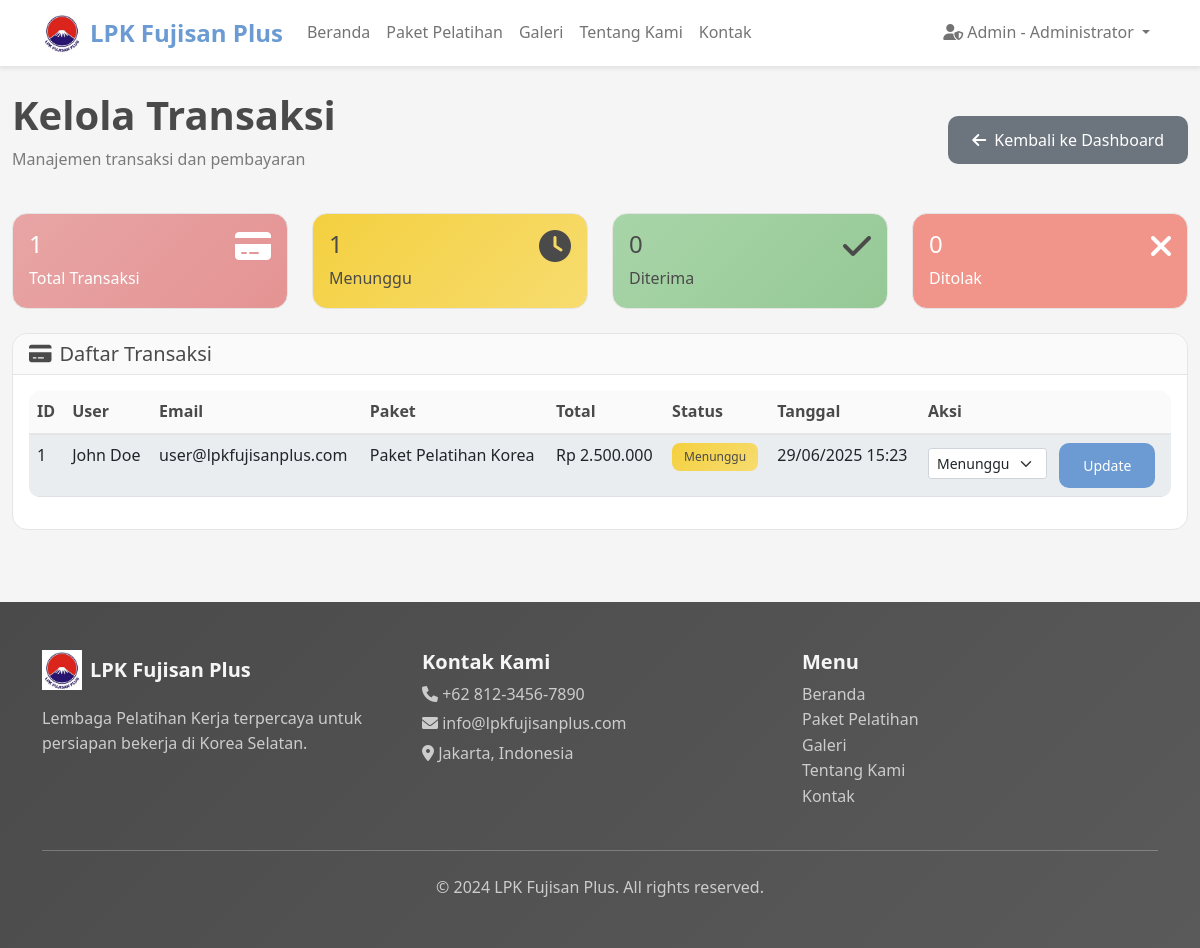
The page /index.php?page=admin_transactions (signed in) on the database its author committed.
### tables this page shows
CREATE TABLE `orders` (
  `id` int(11) NOT NULL,
  `user_id` int(11) NOT NULL,
  `package_id` int(11) NOT NULL,
  `status` enum('pending','confirmed','cancelled') DEFAULT 'pending',
  `total_amount` decimal(10,2) NOT NULL,
  `is_deleted` tinyint(1) DEFAULT 0,
  `created_at` timestamp NOT NULL DEFAULT current_timestamp()
);

CREATE TABLE `users` (
  `id` int(11) NOT NULL,
  `name` varchar(100) NOT NULL,
  `email` varchar(100) NOT NULL,
  `phone` varchar(20) NOT NULL,
  `password` varchar(255) NOT NULL,
  `role` enum('user','admin') DEFAULT 'user',
  `is_deleted` tinyint(1) DEFAULT 0,
  `created_at` timestamp NOT NULL DEFAULT current_timestamp()
);

CREATE TABLE `packages` (
  `id` int(11) NOT NULL,
  `name` varchar(100) NOT NULL,
  `description` text NOT NULL,
  `price` decimal(10,2) NOT NULL,
  `is_deleted` tinyint(1) DEFAULT 0,
  `created_at` timestamp NOT NULL DEFAULT current_timestamp()
);

### config/database.php (called while the page is built, shortened)
<?php
class Database
{
    private $host = DB_HOST;
    private $user = DB_USER;
    private $pass = DB_PASS;
    private $dbname = DB_NAME;
    private $dbh;
    public function __construct()
    {
        try {
            $this->setupDatabase();
            $dsn = 'mysql:host=' . $this->host . ';dbname=' . $this->dbname . ';charset=utf8';
            $options = array(
                PDO::ATTR_PERSISTENT => true,
                PDO::ATTR_ERRMODE => PDO::ERRMODE_EXCEPTION,
                PDO::ATTR_DEFAULT_FETCH_MODE => PDO::FETCH_ASSOC
            );
            $this->dbh = new PDO($dsn, $this->user, $this->pass, $options);
        } catch (PDOException $e) {
            die("Database connection error: " . $e->getMessage());
        }
    }
    private function setupDatabase()
    {
        try {
            $pdo = new PDO('mysql:host=' . $this->host . ';charset=utf8', $this->user, $this->pass);
            $pdo->setAttribute(PDO::ATTR_ERRMODE, PDO::ERRMODE_EXCEPTION);
            $pdo->exec("CREATE DATABASE IF NOT EXISTS `" . $this->dbname . "` CHARACTER SET utf8 COLLATE utf8_general_ci");
            $pdo->exec("USE `" . $this->dbname . "`");
            $this->insertDefaultData($pdo);
        } catch (PDOException $e) {
            die("Database setup error: " . $e->getMessage());
        }
    }
    private function insertDefaultData($pdo)
    {
        $stmt = $pdo->prepare("SELECT COUNT(*) FROM `users`");
        $stmt->execute();
        $userCount = $stmt->fetchColumn();
        $stmt = $pdo->prepare("SELECT COUNT(*) FROM `packages` WHERE `is_deleted` = 0");
        $stmt->execute();
        $packageCount = $stmt->fetchColumn();
    }
    public function query($query)
    {
        $this->stmt = $this->dbh->prepare($query);
    }
    public function execute()
    {
        return $this->stmt->execute();
    }
    public function resultset()
    {
        $this->execute();
        return $this->stmt->fetchAll(PDO::FETCH_ASSOC);
    }
}

### model/Order.php (called while the page is built, shortened)
<?php
require_once 'config/database.php';
class Order {
    private $db;
    public function __construct() {
        $this->db = new Database();
    }
    public function getAll() {
        try {
            $this->db->query('SELECT o.*, u.name as user_name, u.email, p.name as package_name
                             FROM orders o
                             JOIN users u ON o.user_id = u.id
                             JOIN packages p ON o.package_id = p.id
                             WHERE o.is_deleted = 0
                             ORDER BY o.created_at DESC');
            return $this->db->resultset();
        } catch (Exception $e) {
            error_log("Order getAll error: " . $e->getMessage());
            return [];
        }
    }
}
?>

### views/admin/transactions.php (the view, shortened to what this page needs)
<?php
include 'views/layouts/header.php';
require_once 'model/Order.php';
$orderModel = new Order();
$orders = $orderModel->getAll();
?>
<div class="container-fluid py-4">
    <div class="row">
        <div class="col-12 mb-4">
            <div class="d-flex justify-content-between align-items-center">
                <div>
                    <h1 class="fw-bold">Kelola Transaksi</h1>
                    <p class="text-muted">Manajemen transaksi dan pembayaran</p>
                </div>
                <a href="index.php?page=admin_dashboard" class="btn btn-secondary">
                    <i class="fas fa-arrow-left me-2"></i>Kembali ke Dashboard
                </a>
            </div>
        </div>
    </div>
    <div class="row mb-4">
        <div class="col-md-3">
            <div class="card bg-info text-white">
                <div class="card-body">
                    <div class="d-flex justify-content-between">
                        <div>
                            <h4><?php echo count($orders); ?></h4>
                            <p class="mb-0">Total Transaksi</p>
                        </div>
                        <i class="fas fa-credit-card fa-2x"></i>
                    </div>
                </div>
            </div>
        </div>
        <div class="col-md-3">
            <div class="card bg-warning text-white">
                <div class="card-body">
                    <div class="d-flex justify-content-between">
                        <div>
                            <h4><?php echo count(array_filter($orders, function($o) { return $o['status'] == 'pending'; })); ?></h4>
                            <p class="mb-0">Menunggu</p>
                        </div>
                        <i class="fas fa-clock fa-2x"></i>
                    </div>
                </div>
            </div>
        </div>
        <div class="col-md-3">
            <div class="card bg-success text-white">
                <div class="card-body">
                    <div class="d-flex justify-content-between">
                        <div>
                            <h4><?php echo count(array_filter($orders, function($o) { return $o['status'] == 'confirmed'; })); ?></h4>
                            <p class="mb-0">Diterima</p>
                        </div>
                        <i class="fas fa-check fa-2x"></i>
                    </div>
                </div>
            </div>
        </div>
        <div class="col-md-3">
            <div class="card bg-danger text-white">
                <div class="card-body">
                    <div class="d-flex justify-content-between">
                        <div>
                            <h4><?php echo count(array_filter($orders, function($o) { return $o['status'] == 'cancelled'; })); ?></h4>
                            <p class="mb-0">Ditolak</p>
                        </div>
                        <i class="fas fa-times fa-2x"></i>
                    </div>
                </div>
            </div>
        </div>
    </div>
    <div class="row">
        <div class="col-12">
            <div class="card">
                <div class="card-header">
                    <h5 class="mb-0"><i class="fas fa-credit-card me-2"></i>Daftar Transaksi</h5>
                </div>
                <div class="card-body">
                    <?php if (!empty($orders)): ?>
                    <div class="table-responsive">
                        <table class="table table-striped">
                            <thead>
                                <tr>
                                    <th>ID</th>
                                    <th>User</th>
                                    <th>Email</th>
                                    <th>Paket</th>
                                    <th>Total</th>
                                    <th>Status</th>
                                    <th>Tanggal</th>
                                    <th>Aksi</th>
                                </tr>
                            </thead>
                            <tbody>
                                <?php foreach ($orders as $order): ?>
                                <tr>
                                    <td><?php echo $order['id']; ?></td>
                                    <td><?php echo htmlspecialchars($order['user_name']); ?></td>
                                    <td><?php echo htmlspecialchars($order['email']); ?></td>
                                    <td><?php echo htmlspecialchars($order['package_name']); ?></td>
                                    <td>Rp <?php echo number_format($order['total_amount'], 0, ',', '.'); ?></td>
                                    <td>
                                        <span class="badge bg-<?php echo $order['status'] == 'confirmed' ? 'success' : ($order['status'] == 'pending' ? 'warning' : 'danger'); ?>">
                                            <?php
                                            switch($order['status']) {
                                                case 'pending': echo 'Menunggu'; break;
                                            }
                                            ?>
                                        </span>
                                    </td>
                                    <td><?php echo date('d/m/Y H:i', strtotime($order['created_at'])); ?></td>
                                    <td>
                                        <form method="POST" class="d-inline">
                                            <select name="status" class="form-select form-select-sm d-inline-block w-auto me-2">
                                                <option value="pending" <?php echo $order['status'] == 'pending' ? 'selected' : ''; ?>>Menunggu</option>
                                            </select>
                                            <button type="submit" name="update_status" class="btn btn-sm btn-primary">Update</button>
                                        </form>
                                    </td>
                                </tr>
                                <?php endforeach; ?>
                            </tbody>
                        </table>
                    </div>
                    <?php endif; ?>
                </div>
            </div>
        </div>
    </div>
</div>
<?php include 'views/layouts/footer.php'; ?>

### assets/css/style.css (style rules this page uses)
:root { --primary-color: #6b9bd2; --secondary-color: #e8a5a5; --accent-color: #f5f5f5; --text-dark: #4a4a4a; --text-light: #7a7a7a; --bg-light: #fafafa; --border-color: #e5e5e5; --success-color: #a8d5a8; --warning-color: #f4d03f; --danger-color: #f1948a; }
body { font-family: "Segoe UI", Tahoma, Geneva, Verdana, sans-serif; color: var(--text-dark); line-height: 1.6; background-color: var(--accent-color); }
.card { border: 1px solid var(--border-color); border-radius: 15px; transition: transform 0.3s ease, box-shadow 0.3s ease; background-color: white; }
.card-header { border-radius: 15px 15px 0 0 !important; border-bottom: 1px solid var(--border-color); font-weight: 600; background-color: var(--bg-light); }
.btn { border-radius: 10px; font-weight: 500; padding: 0.75rem 1.5rem; transition: all 0.3s ease; border: none; }
.btn-primary { background-color: var(--primary-color); color: white; }
.table { border-radius: 10px; overflow: hidden; background-color: white; }
.table thead th { background-color: var(--bg-light); border-bottom: 2px solid var(--border-color); font-weight: 600; color: var(--text-dark); }
.table-striped tbody tr:nth-of-type(odd) { background-color: rgba(107, 155, 210, 0.05); }
.badge { font-size: 0.75rem; padding: 0.5rem 0.75rem; border-radius: 8px; font-weight: 500; }
.bg-success { background-color: var(--success-color) !important; color: var(--text-dark) !important; }
.bg-warning { background-color: var(--warning-color) !important; color: var(--text-dark) !important; }
.bg-danger { background-color: var(--danger-color) !important; color: white !important; }
.bg-info { background-color: var(--secondary-color) !important; color: white !important; }
.bg-success { background: linear-gradient(135deg, var(--success-color) 0%, #96c896 100%) !important; }
.bg-info { background: linear-gradient(135deg, var(--secondary-color) 0%, #e59393 100%) !important; }
.bg-warning { background: linear-gradient(135deg, var(--warning-color) 0%, #f7dc6f 100%) !important; }
.text-muted { color: var(--text-light) !important; }

### rows shown on the page
orders: status "1", status "0", id "1", user.name "John Doe", user.email "user@lpkfujisanplus.com", package.name "Paket Pelatihan Korea", total_amount "2.500.000", shows "Menunggu", created_at "29/06/2025 15:23", status "Menunggu"

### other values the page prints
$_SESSION['user_name'] "Administrator"
count($orders) "1"
